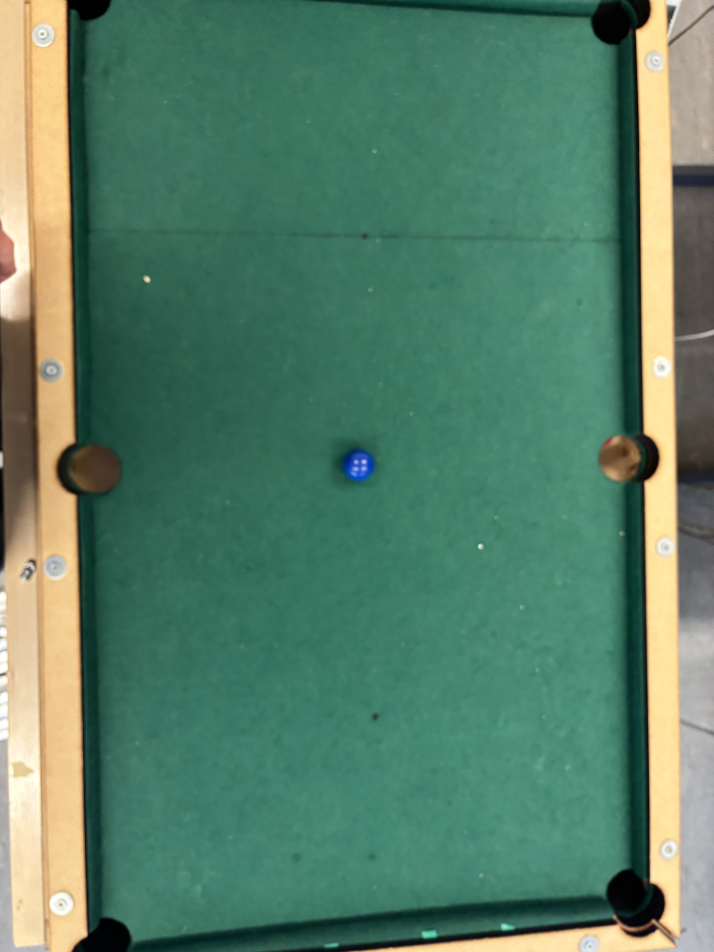
#> input picture live_test/model/images/James/IMG_2063.jpeg, 4284 x 5712 px, given in place of the camera (shown at 1/6 size)
$ python red_ball_tracker.py
#> lines starting #> are read from the running program, lines starting #| are printed output that depends on the picture; after the words box and inside, x2 and y2 are one past the last pixel; in counts of white or black regions, pixels touching at a corner belong together
#!/usr/bin/env python3
"""
Quick test to detect/track a small red ball from a USB camera.

Usage:
  python3 tests/red_ball_tracker.py --camera 0
"""

import argparse
import time

import cv2
import numpy as np


def parse_args() -> argparse.Namespace:
    parser = argparse.ArgumentParser(description="Red ball detection test")
    parser.add_argument("--camera", type=int, default=0, help="Camera index (default: 0)")
    parser.add_argument("--width", type=int, default=1280, help="Capture width")
    parser.add_argument("--height", type=int, default=720, help="Capture height")
    parser.add_argument("--min-area", type=int, default=150, help="Minimum contour area for detection")
    parser.add_argument("--circularity", type=float, default=0.65, help="Min circularity (0-1) for ball-like contours")
    parser.add_argument("--show-mask", action="store_true", help="Show threshold mask window")
    return parser.parse_args()


def main() -> None:
    args = parse_args()

    cap = cv2.VideoCapture(args.camera)
    if not cap.isOpened():
        raise SystemExit(f"Could not open camera index {args.camera}")

    cap.set(cv2.CAP_PROP_FRAME_WIDTH, args.width)
    cap.set(cv2.CAP_PROP_FRAME_HEIGHT, args.height)

    # Red wraps around HSV, so we use two ranges.
    lower_red1 = np.array([0, 120, 70])
    upper_red1 = np.array([10, 255, 255])
    lower_red2 = np.array([170, 120, 70])
    upper_red2 = np.array([180, 255, 255])

    # White: low saturation, high value.
    lower_white = np.array([0, 0, 200])
    upper_white = np.array([180, 40, 255])

    # Black: low value.
    lower_black = np.array([0, 0, 0])
    upper_black = np.array([180, 255, 60])

    last_time = time.time()
    fps = 0.0

    while True:
        ret, frame = cap.read()
#> frame is the input picture: shape (5712, 4284, 3); mean B, G, R 103.8, 126.6, 87.5
        if not ret:
            print("Frame capture failed; retrying...")
            continue

        blur = cv2.GaussianBlur(frame, (7, 7), 0)
        hsv = cv2.cvtColor(blur, cv2.COLOR_BGR2HSV)
#> hsv: shape (5712, 4284, 3); mean H, S, V 68.3, 117.2, 131.9

        mask1 = cv2.inRange(hsv, lower_red1, upper_red1)
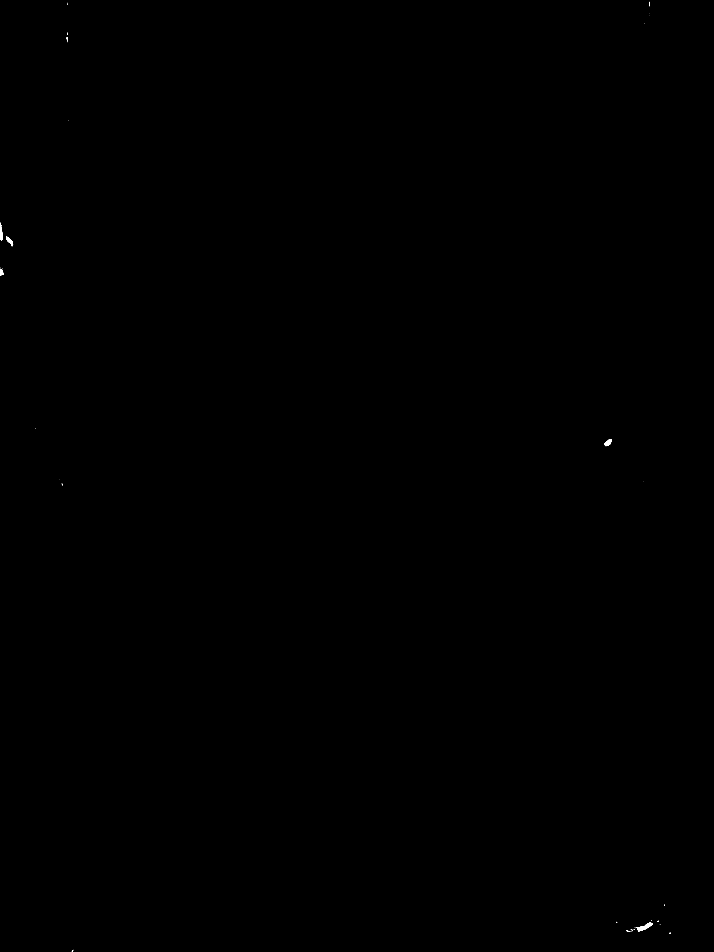
#> mask1: shape (5712, 4284) (shown at 1/6 size); 0.02% white; 52 white regions (41 under 20 px), largest, box (x1, y1, x2, y2) and area: (3814, 5534, 3918, 5588) 1973, (0, 1337, 17, 1446) 1105, (3627, 2635, 3671, 2677) 1034
        mask2 = cv2.inRange(hsv, lower_red2, upper_red2)
#> mask2: shape (5712, 4284); 0% white in thin lines or dots, all inside (x1, y1, x2, y2) = (0, 1655, 2, 1657)
        red_mask = cv2.bitwise_or(mask1, mask2)

        white_mask = cv2.inRange(hsv, lower_white, upper_white)
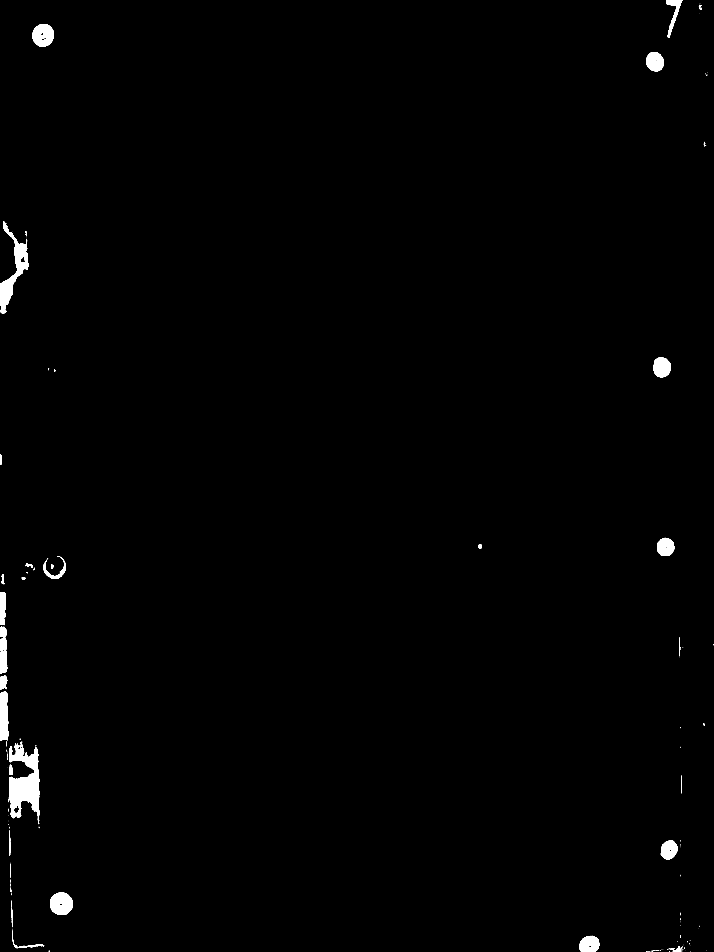
#> white_mask: shape (5712, 4284) (shown at 1/6 size); 0.81% white; 173 white regions (114 under 20 px), largest, box (x1, y1, x2, y2) and area: (55, 4477, 236, 4909) 46054, (0, 1329, 170, 1882) 26063, (300, 5356, 438, 5490) 14464
        black_mask = cv2.inRange(hsv, lower_black, upper_black)
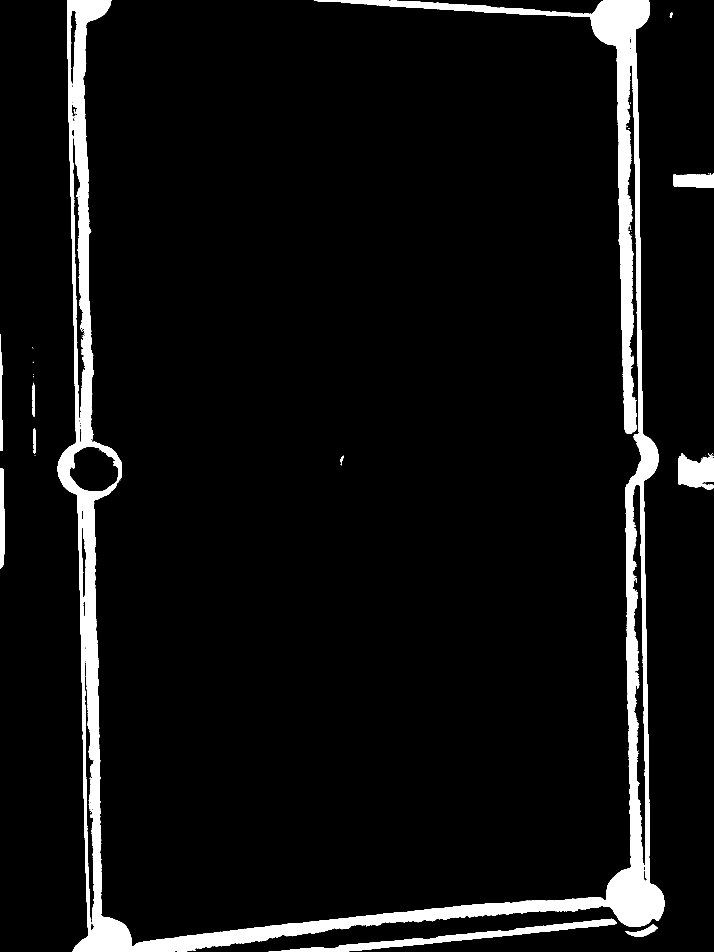
#> black_mask: shape (5712, 4284) (shown at 1/6 size); 6% white; 128 white regions (100 under 20 px), largest, box (x1, y1, x2, y2) and area: (346, 0, 3986, 5712) 1328789, (1612, 5513, 3698, 5712) 64667, (4068, 2721, 4284, 2938) 34152

        # Clean up noise
        kernel = np.ones((5, 5), np.uint8)
        red_mask = cv2.morphologyEx(red_mask, cv2.MORPH_OPEN, kernel)
#> red_mask: shape (5712, 4284); 0.02% white; 6 white regions, box (x1, y1, x2, y2) and area: (3827, 5536, 3916, 5587) 1894, (0, 1337, 16, 1439) 1057, (3627, 2635, 3670, 2676) 1025, (40, 1423, 78, 1476) 778, (0, 1614, 20, 1651) 543, (400, 225, 406, 233) 45
        red_mask = cv2.morphologyEx(red_mask, cv2.MORPH_CLOSE, kernel)
#> red_mask: shape (5712, 4284); 0.02% white; 6 white regions, box (x1, y1, x2, y2) and area: (3827, 5536, 3916, 5587) 1897, (0, 1337, 16, 1439) 1070, (3627, 2635, 3670, 2676) 1025, (40, 1423, 78, 1476) 781, (0, 1614, 20, 1651) 546, (400, 225, 406, 233) 45
        white_mask = cv2.morphologyEx(white_mask, cv2.MORPH_OPEN, kernel)
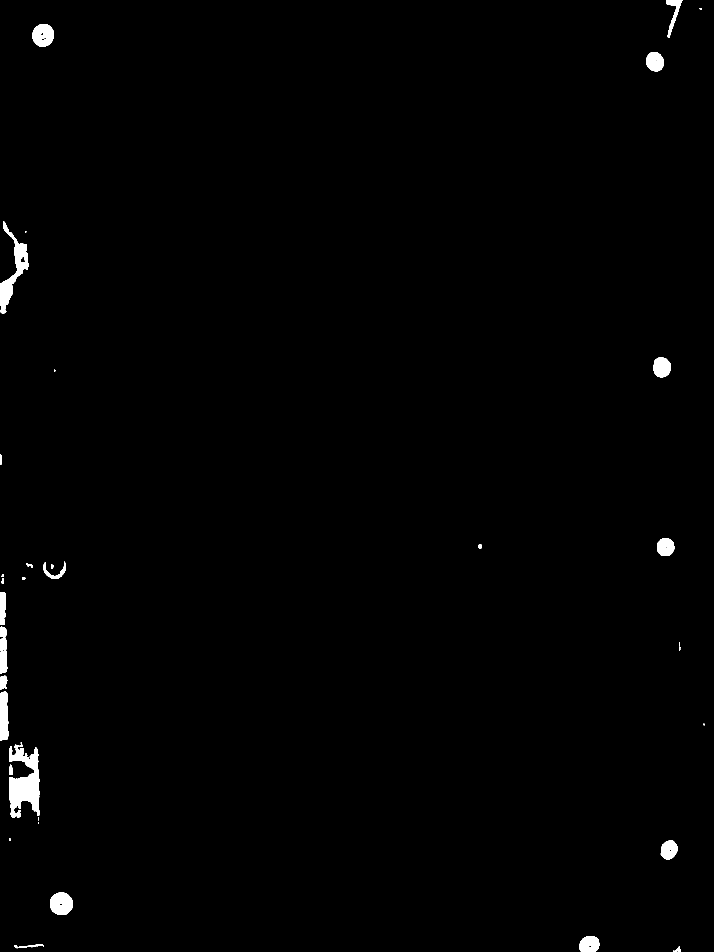
#> white_mask: shape (5712, 4284) (shown at 1/6 size); 0.79% white; 46 white regions, largest, box (x1, y1, x2, y2) and area: (55, 4486, 236, 4908) 45227, (0, 1329, 170, 1881) 25881, (300, 5356, 438, 5490) 14464
        white_mask = cv2.morphologyEx(white_mask, cv2.MORPH_CLOSE, kernel)
#> white_mask: shape (5712, 4284); 0.79% white; 37 white regions, largest, box (x1, y1, x2, y2) and area: (55, 4469, 236, 4908) 46070, (0, 1329, 170, 1881) 25955, (300, 5356, 438, 5490) 14471
        black_mask = cv2.morphologyEx(black_mask, cv2.MORPH_OPEN, kernel)
#> black_mask: shape (5712, 4284); 6% white; 18 white regions, largest, box (x1, y1, x2, y2) and area: (346, 0, 3986, 5712) 1321502, (1620, 5514, 3698, 5712) 64583, (4068, 2722, 4284, 2938) 33853
        black_mask = cv2.morphologyEx(black_mask, cv2.MORPH_CLOSE, kernel)
#> black_mask: shape (5712, 4284); 6% white; 13 white regions

        def find_ball_contours(mask):
            contours, _ = cv2.findContours(mask, cv2.RETR_EXTERNAL, cv2.CHAIN_APPROX_SIMPLE)
#> contours = 6 contours; box (x1, y1, x2, y2) and area: (3827, 5536, 3916, 5587) 1794, (3627, 2635, 3670, 2676) 968, (0, 1337, 16, 1439) 961, (40, 1423, 78, 1476) 714, (0, 1614, 20, 1651) 496, (400, 225, 406, 233) 33
            balls = []
            for cnt in contours:
                area = cv2.contourArea(cnt)
                if area < args.min_area:
                    continue
                perimeter = cv2.arcLength(cnt, True)
                if perimeter <= 0:
                    continue
                circularity = 4 * np.pi * (area / (perimeter * perimeter))
                if circularity < args.circularity:
                    continue
                balls.append(cnt)
#> this loop made 6 passes
#> (area, perimeter, circularity) on passes 1 to 5: (1794.5, 233.2, 0.415), (968, 133.5, 0.682), (495.5, 103.6, 0.581), (714, 151.1, 0.393), (961, 223.5, 0.242)
#> after the loop, balls = 1 contour; box (x1, y1, x2, y2) and area: (3627, 2635, 3670, 2676) 968
            return balls

        red_balls = find_ball_contours(red_mask)
#> red_balls has the same summary as balls in find_ball_contours
        white_balls = find_ball_contours(white_mask)
#> in find_ball_contours (call 2), `contours, _ = cv2.findContours(mask, cv2.RETR_EXTERNAL, cv2.CHAIN_APPR..`: contours = 37 contours; largest, box (x1, y1, x2, y2) and area: (55, 4469, 236, 4908) 45122, (0, 1329, 170, 1881) 26097, (300, 5356, 438, 5490) 14459, (195, 145, 324, 279) 13464, (0, 4148, 50, 4444) 12752
#> the loop in find_ball_contours (call 2), `for cnt in contours:` made 37 passes
#> (area, perimeter, circularity) on passes 1, 2, 3, 4, 5, 9, 10, 11: (618, 157, 0.315), (1250.5, 400.8, 0.0978), (9398.5, 371, 0.858), (14459, 449.8, 0.898), (8517.5, 349.9, 0.874), (900.5, 142.2, 0.56), (45122, 2188, 0.118), (159.5, 58.73, 0.581)
#> after the loop in find_ball_contours (call 2), `for cnt in contours:`: balls = 9 contours; largest, box (x1, y1, x2, y2) and area: (300, 5356, 438, 5490) 14459, (195, 145, 324, 279) 13464, (3920, 2143, 4023, 2263) 9740, (3478, 5616, 3595, 5712) 9398, (3880, 313, 3983, 428) 9271
#> white_balls has the same summary as balls in find_ball_contours
        black_balls = find_ball_contours(black_mask)
#> in find_ball_contours (call 3), `contours, _ = cv2.findContours(mask, cv2.RETR_EXTERNAL, cv2.CHAIN_APPR..`: contours = 12 contours; largest, box (x1, y1, x2, y2) and area: (346, 0, 3986, 5712) 1566534, (1620, 5514, 3698, 5712) 62522, (4068, 2722, 4284, 2938) 33414, (4041, 1046, 4284, 1126) 17145, (0, 2811, 28, 3412) 13456
#> black_balls = []

        # Draw all red balls
        for cnt in red_balls:
            ((x, y), radius) = cv2.minEnclosingCircle(cnt)
            center = (int(x), int(y))
            cv2.circle(frame, center, int(radius), (0, 0, 255), 2)
            cv2.circle(frame, center, 3, (0, 0, 255), -1)
#> this loop made 1 pass
#> (x, y, radius) on pass 1: (3649, 2655, 25.61)

        # Draw one white ball (largest)
        if white_balls:
            largest_white = max(white_balls, key=cv2.contourArea)
#> largest_white = contour of 174 points, box (x1, y1, x2, y2) (300, 5356, 438, 5490), area 14459
            ((x, y), radius) = cv2.minEnclosingCircle(largest_white)
#> x = 368.1; y = 5421.8; radius = 69.78
            center = (int(x), int(y))
#> center = (368, 5421)
            cv2.circle(frame, center, int(radius), (255, 255, 255), 2)
            cv2.circle(frame, center, 3, (255, 255, 255), -1)

        # Draw one black ball (largest)
        if black_balls:
            largest_black = max(black_balls, key=cv2.contourArea)
            ((x, y), radius) = cv2.minEnclosingCircle(largest_black)
            center = (int(x), int(y))
            cv2.circle(frame, center, int(radius), (0, 0, 0), 2)
            cv2.circle(frame, center, 3, (255, 255, 255), -1)

        # FPS display
        now = time.time()
        dt = now - last_time
        if dt > 0:
            fps = 0.9 * fps + 0.1 * (1.0 / dt)
        last_time = now
        cv2.putText(frame, f"FPS: {fps:.1f}", (10, 60), cv2.FONT_HERSHEY_SIMPLEX, 0.7, (255, 255, 255), 2)

        cv2.imshow("Red Ball Tracker", frame)
        if args.show_mask:
            cv2.imshow("Red Mask", red_mask)
            cv2.imshow("White Mask", white_mask)
            cv2.imshow("Black Mask", black_mask)

        key = cv2.waitKey(1) & 0xFF
#> (key q is pressed here)
        if key == ord("q") or key == 27:
            break

    cap.release()
    cv2.destroyAllWindows()


if __name__ == "__main__":
    main()

$ run again, on live_test/model/images/James/IMG_2070.jpeg
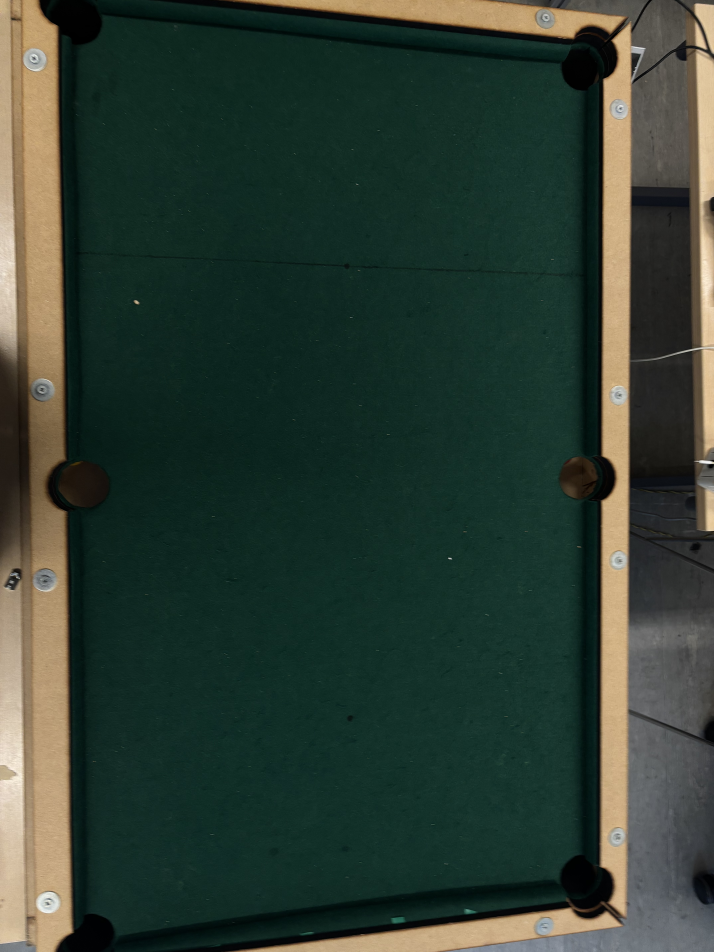
#> input picture live_test/model/images/James/IMG_2070.jpeg, 4284 x 5712 px, given in place of the camera (shown at 1/6 size)
#> in main, frame is the input picture: shape (5712, 4284, 3); mean B, G, R 50.6, 61.2, 46.7
#> hsv: shape (5712, 4284, 3); mean H, S, V 68.5, 133.6, 65.7
#> mask1: shape (5712, 4284); 0% white in thin lines or dots, all inside (x1, y1, x2, y2) = (1777, 49, 3751, 5504)
#> mask2: shape (5712, 4284); every value is 0
#> in main, `white_mask = cv2.inRange(hsv, lower_white, upper_white)`:
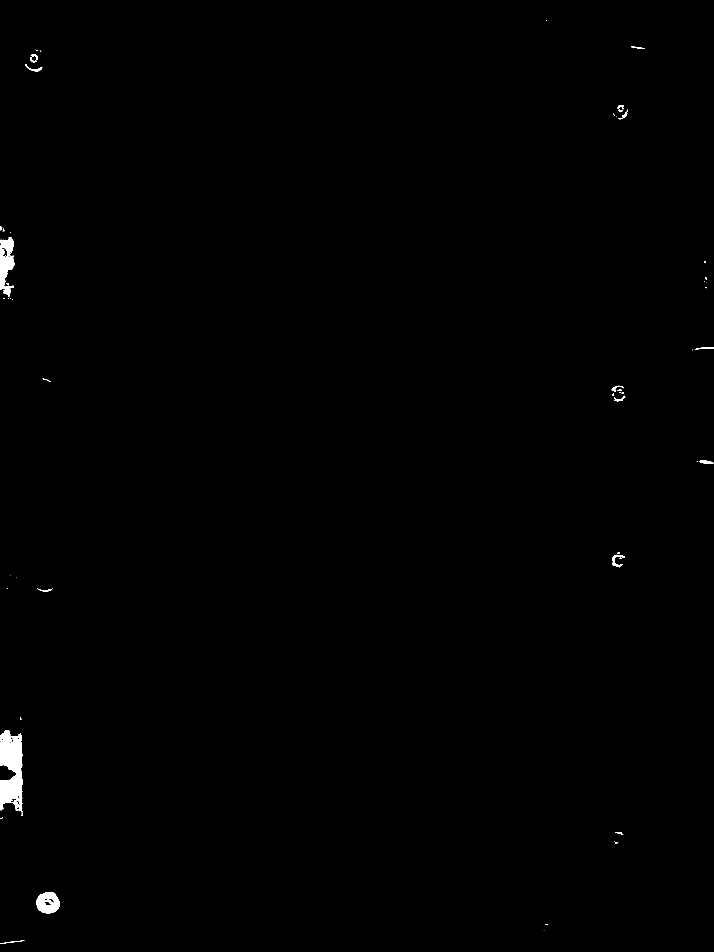
#> white_mask: shape (5712, 4284) (shown at 1/6 size); 0.35% white; 134 white regions (90 under 20 px), largest, box (x1, y1, x2, y2) and area: (0, 4384, 135, 4865) 46237, (0, 1424, 87, 1779) 17314, (218, 5352, 360, 5480) 12414
#> in main, `black_mask = cv2.inRange(hsv, lower_black, upper_black)`:
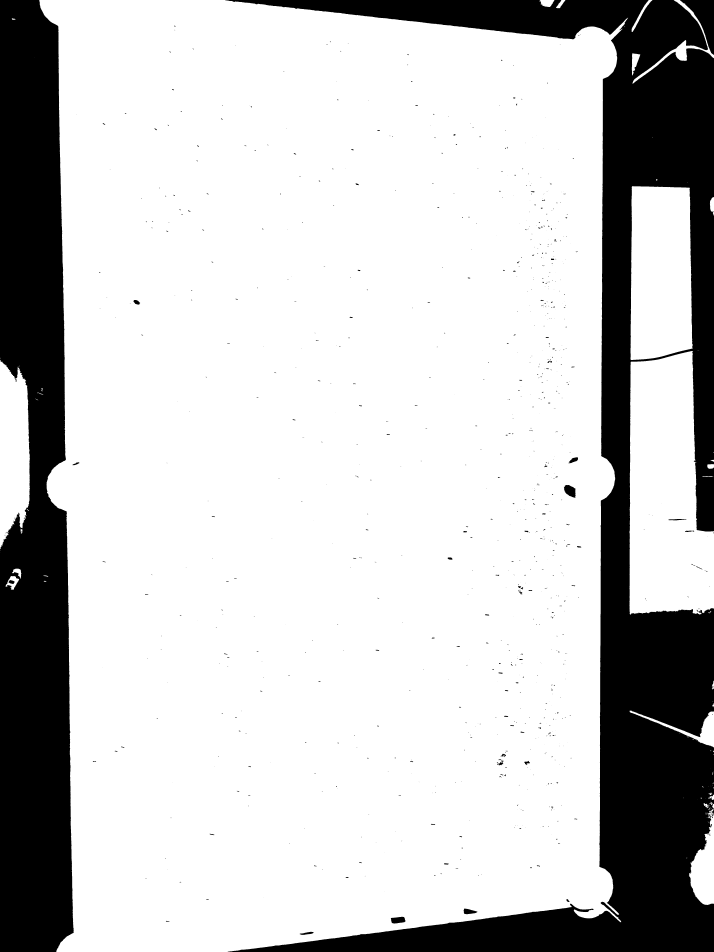
#> black_mask: shape (5712, 4284) (shown at 1/6 size); 78.1% white; 909 black regions (619 under 20 px), largest, box (x1, y1, x2, y2) and area: (1350, 0, 4284, 5712) 3263898, (0, 0, 443, 5712) 2043176, (4080, 0, 4284, 329) 27586
#> contours = []
#> contours = 28 contours, 2 with area under 20; largest, box (x1, y1, x2, y2) and area: (0, 4385, 135, 4863) 44696, (0, 1424, 87, 1772) 17750, (218, 5352, 360, 5480) 13696, (3675, 3330, 3746, 3399) 1346, (4199, 2763, 4278, 2782) 980
#> the loop in find_ball_contours (call 2), `for cnt in contours:` made 28 passes
#> (area, perimeter, circularity) on passes 1, 4, 8, 10, 11, 16, 17, 19: (13695.5, 448.4, 0.856), (44696, 2013, 0.139), (1346, 352.1, 0.136), (980.5, 178.5, 0.387), (342, 115.5, 0.322), (368, 111.6, 0.371), (454.5, 187.6, 0.162), (17750.5, 1133.2, 0.174)
#> after the loop in find_ball_contours (call 2), `for cnt in contours:`: balls = 1 contour; box (x1, y1, x2, y2) and area: (218, 5352, 360, 5480) 13696
#> white_balls has the same summary as balls in find_ball_contours
#> contours = 31 contours, 1 with area under 20; largest, box (x1, y1, x2, y2) and area: (236, 0, 3762, 5712) 17846896, (3777, 2106, 4284, 3686) 644909, (3783, 1117, 4156, 2160) 361541, (0, 2161, 179, 3294) 157588, (4135, 4859, 4284, 5429) 47345
#> after the loop in find_ball_contours (call 3), `for cnt in contours:`: balls = 1 contour; box (x1, y1, x2, y2) and area: (4244, 2785, 4284, 2813) 924
#> black_balls has the same summary as balls in find_ball_contours
#> largest_white = contour of 180 points, box (x1, y1, x2, y2) (218, 5352, 360, 5480), area 13696
#> in main, `((x, y), radius) = cv2.minEnclosingCircle(largest_white)`: x = 288.5; y = 5419.5; radius = 71.6
#> in main, `center = (int(x), int(y))`: center = (288, 5419)
#> largest_black = contour of 27 points, box (x1, y1, x2, y2) (4244, 2785, 4284, 2813), area 924
#> in main, `((x, y), radius) = cv2.minEnclosingCircle(largest_black)`: x = 4264.2; y = 2795; radius = 21.34
#> in main, `center = (int(x), int(y))`: center = (4264, 2795)
